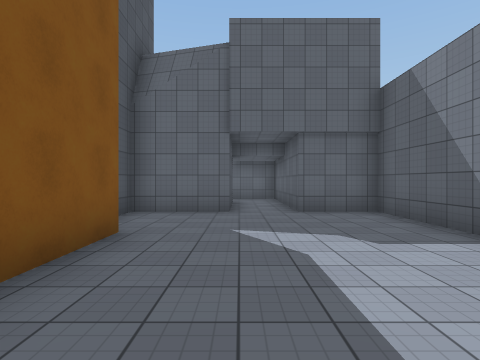
[1] (above)

24 first-person views from a walk through a 3-D level made in the Unity game engine. The camera is 1.5 m above the floor, looks level and sees 80° across. The floor is counted in squares, 2 m on a side. Each view is taken from the middle of a square. On the plan, view 1 faces up. The plan holds only what a view shows up to about 10 squares ahead; the rest is blank. The place goes on beyond the plan. The player is left out. Some animated figures are not drawn. Door leaves are left out, so doorways stand open. Surface patterns are stand-ins for the level's own textures.

[2]
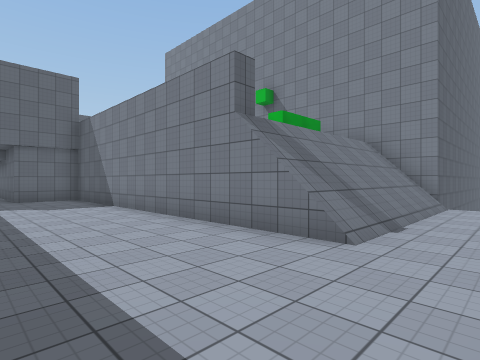

[3]
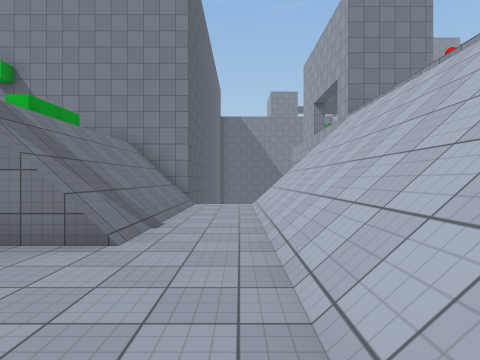

[4]
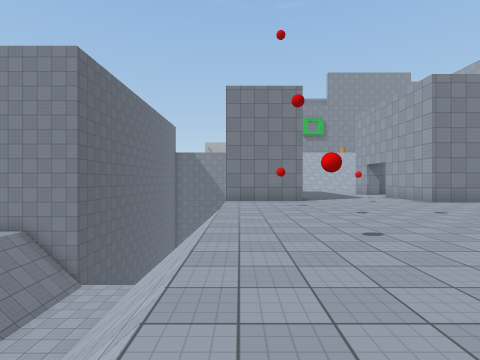

[5]
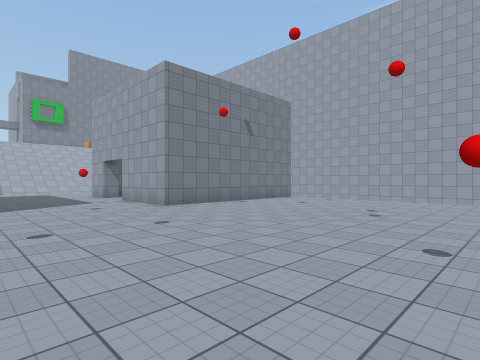

[6]
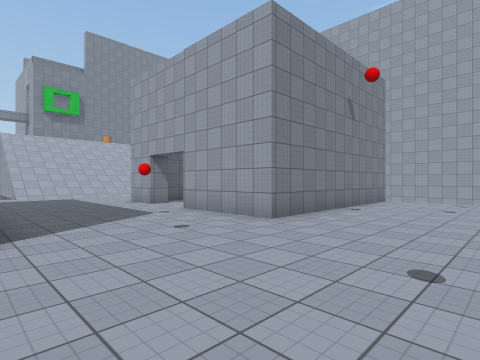

[7]
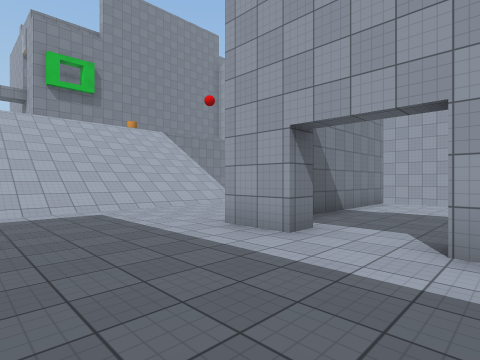

[8]
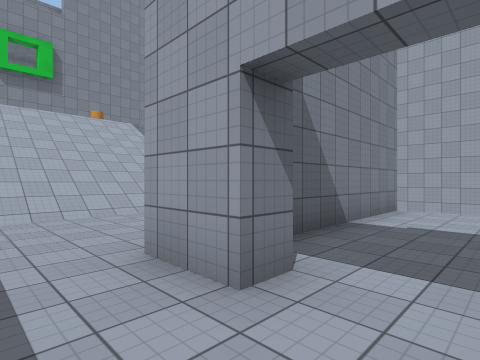

[9]
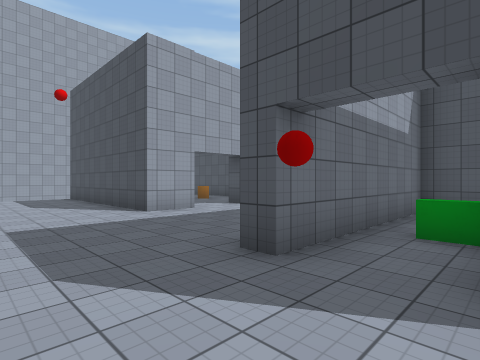

[10]
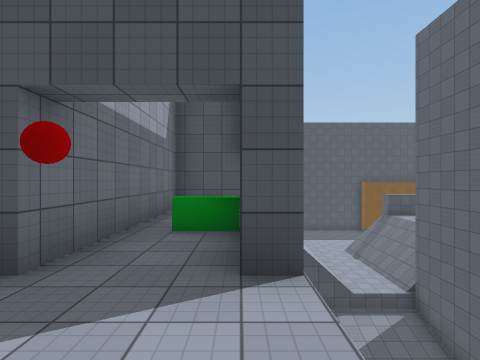

[11]
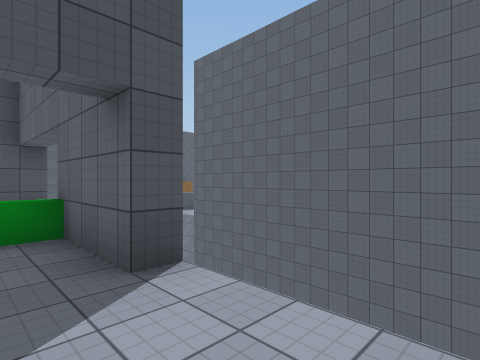

[12]
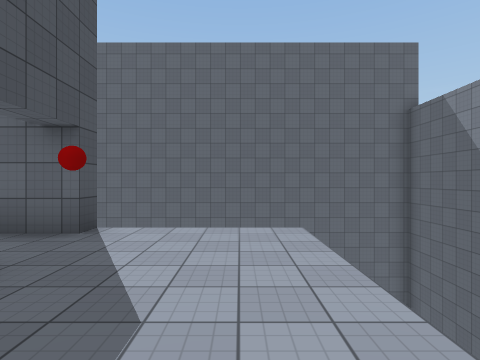

[13]
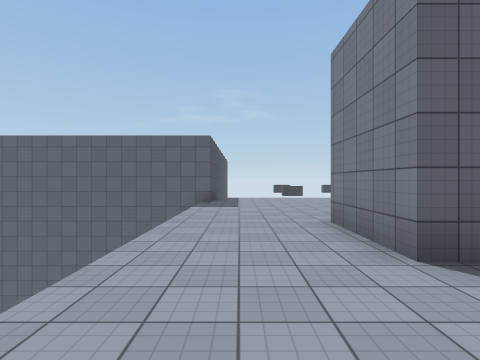

[14]
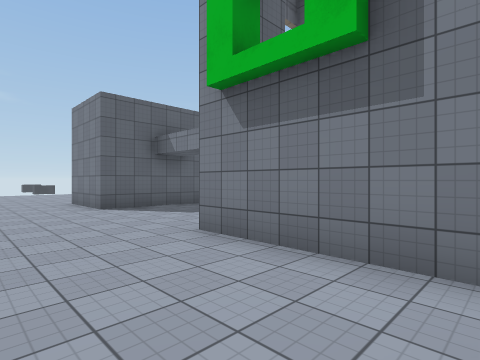

[15]
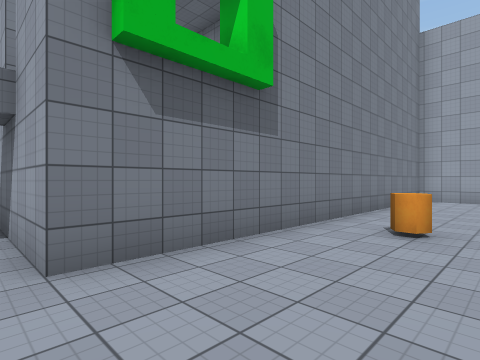

[16]
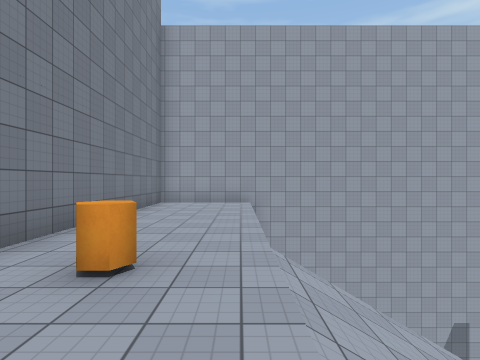

[17]
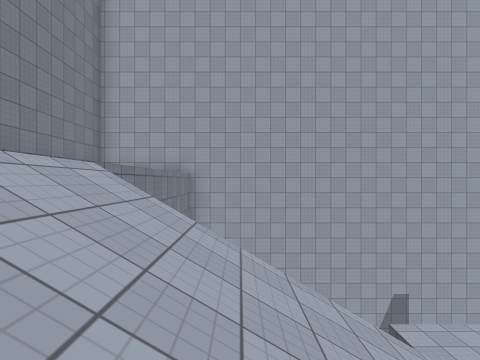

[18]
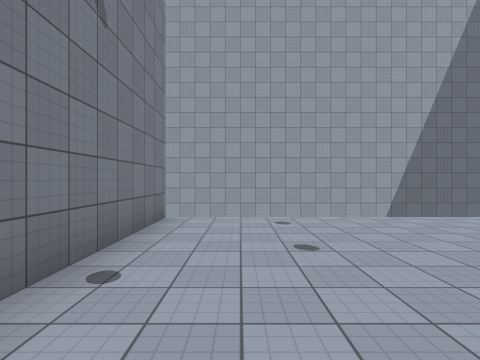

[19]
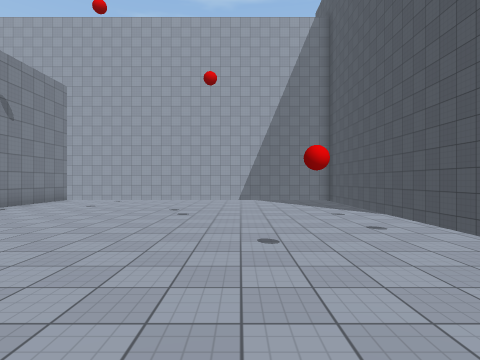

[20]
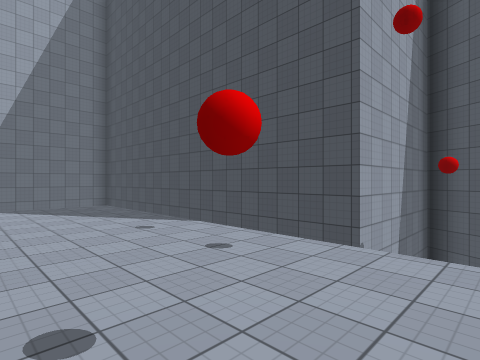

[21]
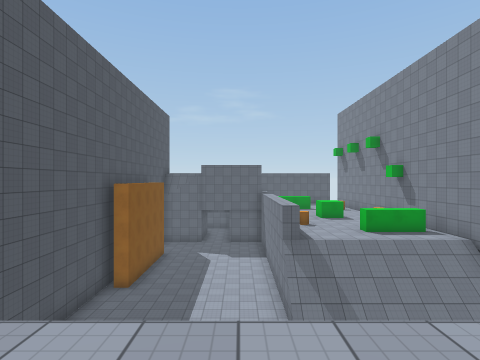

[22]
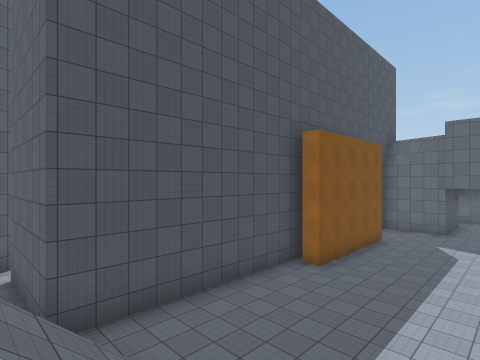

[23]
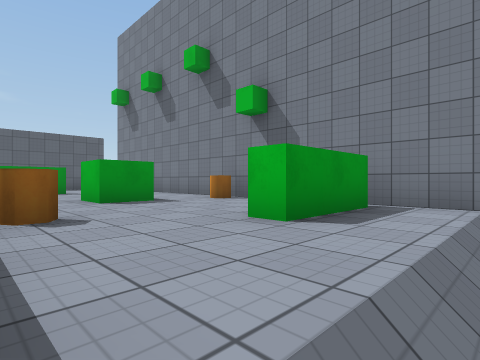

[24]
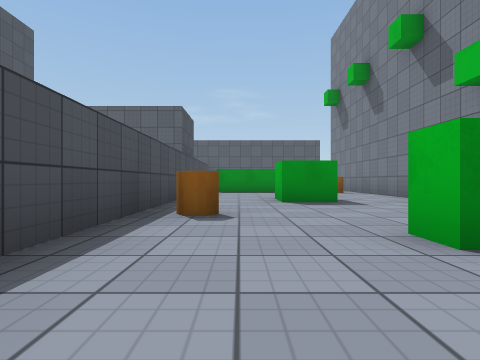

### Floor plan
Key: @ floor where view 1 was taken; # wall or solid block; . main floor; - floor 2 m lower than the main floor; _ floor 5.75 m lower than the main floor; : floor 6.25 m higher than the main floor; / step, stairs or slope; D open door; ^ raised ledge; v drop or lower ground.
Columns run from 5 left of view 1 to 30 right of it. Each row starts with its distance up from view 1.
 10      __
  9     #__#
  8     #__##     #
  7   ###__## ^^ ^#
  6   #_____##-- -#
  5    ______#----#
  4    #_____#-^--#
  3    #_____#---^#
  2    #_____#----
  1    #_____#---
  0   ##_@___#--^^#
 -1   #______#----#
 -2   #______/////#
 -3   #______/////################::::
 -4   #___________vvv            :::::
 -5   #___________vvv            ::::
 -6 ### //////////vv             ::::
 -7     // ///////v              ::::
 -8       ////////vv     v       :::#
 -9     /..........#   #D...v    :::#
-10      ..........# ..#D...v    :::####
-11       .........######...v    ::::::
-12       ..................v    ::::::
-13     ..................../////:::::
-14     ..................../////::::::
-15 ### ..................../////:::####
-16   # ..........###DD#..../////:::#
-17   # ..........#  ..##.../////:::#
-18   # ..........#  ...#.../////:#:#
-19   # ..........#  ...#... ////:::#
-20   # ..........#  ...#..      :::#
-21   # ..........#  ...#...v    :::#
-22   # vvvvvvvvvv    vv  vvv    :::#
-23   #                          :::#
-24                              :::#
-25     vvvvvvvvvvv   vvvvvvvvvvv:::#
-26                              ####

Where each view was taken, in squares from view 1:
view 1: 0 up, 0 right, facing up
view 2: 5 down, 0 right, facing up-right
view 3: 5 down, 0 right, facing right
view 4: 9 down, 1 left, facing right
view 5: 11 down, 1 right, facing down-right
view 6: 11 down, 5 right, facing down-right
view 7: 12 down, 11 right, facing down-right
view 8: 14 down, 12 right, facing down-right
view 9: 9 down, 18 right, facing down-left
view 10: 9 down, 18 right, facing left
view 11: 10 down, 18 right, facing up-left
view 12: 13 down, 18 right, facing up
view 13: 13 down, 25 right, facing up
view 14: 18 down, 24 right, facing up-right
view 15: 14 down, 24 right, facing down-right
view 16: 16 down, 24 right, facing down
view 17: 16 down, 22 right, facing down
view 18: 16 down, 7 right, facing down
view 19: 11 down, 2 right, facing down
view 20: 13 down, 2 right, facing down-left
view 21: 10 down, 2 right, facing up
view 22: 7 down, 2 right, facing up-left
view 23: 2 down, 4 right, facing up-right
view 24: 2 down, 5 right, facing up
